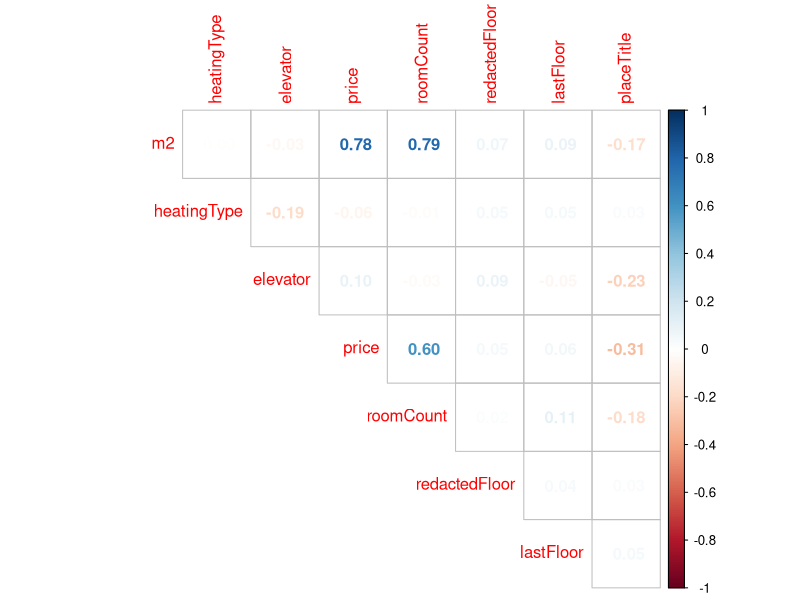
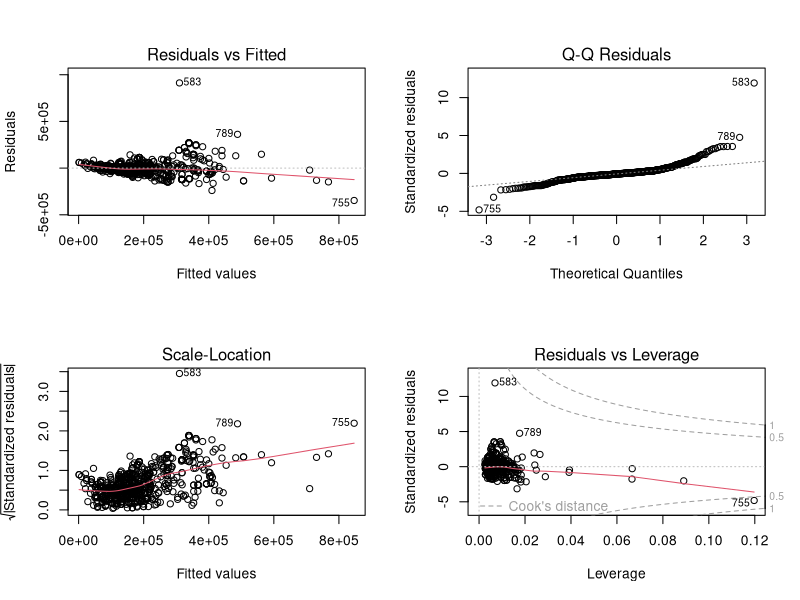
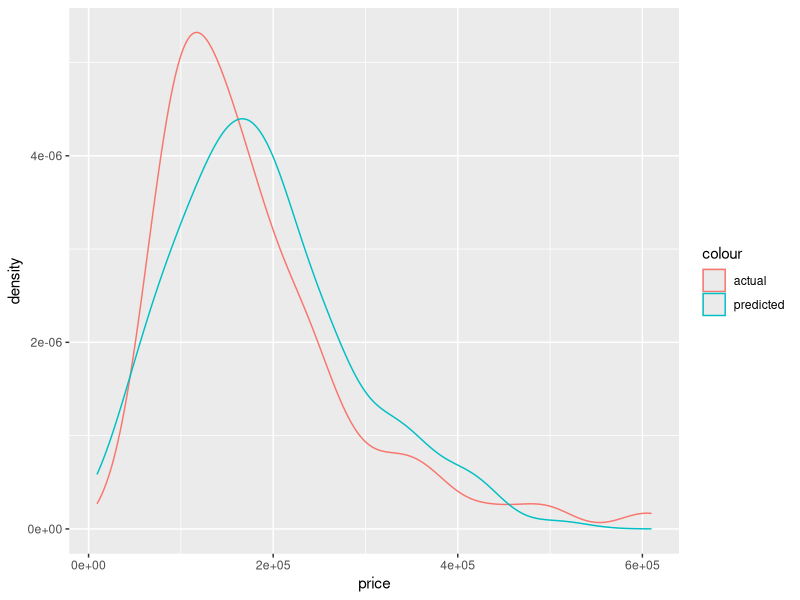
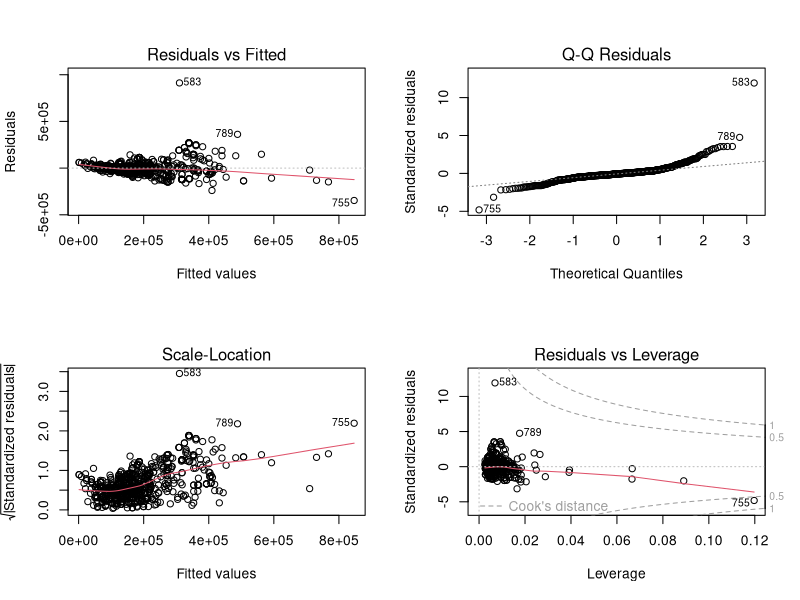

Source code (R) for these figures, in order:
data<-read.csv("cukarica-fetch_from_05.05.2023.csv", stringsAsFactors = F, sep = "|")

data$price[data$price<10000]<-NA

sum(is.na(data$price))
sum(data$price == "", na.rm = T)
sum(data$price == "-", na.rm = T)
sum(data$price == "0", na.rm = T)
sum(data$price == " ", na.rm = T)

table(data$price)

apply(data, MARGIN = 2, FUN = function(x) sum(is.na(x)))
apply(data, MARGIN = 2, FUN = function(x) sum(x == "", na.rm = T))
apply(data, MARGIN = 2, FUN = function(x) sum(x == "N/A", na.rm = T))
apply(data, MARGIN = 2, FUN = function(x) sum(x == "-", na.rm = T))
apply(data, MARGIN = 2, FUN = function(x) sum(x == " ", na.rm = T))

# NA : price(1)
# "" : heatingType(32), furnished(187), registered(71)

data$furnished<-NULL   #jer ima previse nedostajucih vrednosti
data$registered<-NULL #isto

data$createdAt<-NULL  #ne treba nam


data<-data[complete.cases(data[,4]), ]

length(unique(data$heatingType))  #10
length(unique(data$placeTitle))   #16

#menjas nedostajuce vrednosti za heatingType sa najdominantnijom vrednoscu
sort(table(data$heatingType))

data$heatingType[data$heatingType==""]<-"district"

str(data)

#pretvaras sve u numericke
data$heatingType<-as.numeric(as.factor(data$heatingType))
data$lastFloor<-as.numeric(as.factor(data$lastFloor))
data$placeTitle<-as.numeric(as.factor(data$placeTitle))
data$m2<-as.numeric(data$m2)
data$elevator<-as.numeric(data$elevator)
data$price<-as.numeric(data$price)
data$redactedFloor<-as.numeric(data$redactedFloor)

# sad gledamo korelacije
library(corrplot)
matrica <- cor(data)
matrica[,4] # izabrali smo 4 kolonu/varijablu price
corrplot(matrica, method = "number", type = "upper", diag = FALSE)

#pravimo train i test data setove
library(caret)
set.seed(1010)
indexes <- createDataPartition(data$price, p = 0.8, list = FALSE)
train.data <- data[indexes, ]
test.data <- data[-indexes, ]

#pravimo model
lm1 <- lm(price ~ m2+roomCount+elevator+placeTitle, data = train.data)
summary(lm1)

library(car)
vif(lm1)
sort(sqrt(vif(lm1)))

lm1.pred <- predict(lm1, newdata = test.data)
head(lm1.pred)
head(test.data$price)




# RSS = Residual Sum of Squares
# TSS = Total Sum of Squares
# sve ovo ispod je u cheatsheetu !!!

# residual je razlika izmedju stvarne i predvidjene vrednosti,
# nju sumiramo i kvadriramo da bismo dobili RSS:
RSS <- sum((lm1.pred - test.data$price)^2)

# razlika izmedju vrednosti u testu i srednje vrednosti u trainu,
# nju sumiramo i kvadriramo da bismo dobili TSS
TSS <- sum((mean(train.data$price) - test.data$price)^2)

# ovo je formula za RSQUARED
rsquared <- 1 - RSS / TSS
rsquared
# ukupan objasnjeni varijabilitet je 36.79%


summary(lm1)
# uporedjujemo sa rsquared nad trainom i nad testom i vidimo 
# da je veca na trainu
# ukupan objasnjeni varijabilitet je 36.79%, a na trainu je 39.16%



graphics.off()
par(mfrow = c(1,1)) # da imamo samo 1 red i 1 kolonu za grafove
par(mfrow = c(2,2)) # da imamo 2 reda i 2 kolone za grafove
plot(lm1)


test.data$price_pred<-lm1.pred
library(ggplot2)
ggplot(test.data) +
  geom_density(aes(x = price, color = 'actual')) +
  geom_density(aes(x = price_pred, color = 'predicted'))


##########################################################

#pravimo model
lm2 <- lm(price ~., data = train.data)
summary(lm2)

library(car)
vif(lm2)
sort(sqrt(vif(lm2)))

lm3 <-lm(price ~ m2+elevator+roomCount+placeTitle, data=train.data)
summary(lm3)

library(car)
vif(lm3)
sort(sqrt(vif(lm3)))

graphics.off()
par(mfrow = c(1,1)) # da imamo samo 1 red i 1 kolonu za grafove
par(mfrow = c(2,2)) # da imamo 2 reda i 2 kolone za grafove
plot(lm3)


lm3.pred <- predict(lm3, newdata = test.data)
head(lm3.pred)
head(test.data$price)


# mozete da da koristite ovaj ggplot, ali nije neophodno
test.data$price <- lm3.pred




# RSS = Residual Sum of Squares
# TSS = Total Sum of Squares
# sve ovo ispod je u cheatsheetu !!!

# residual je razlika izmedju stvarne i predvidjene vrednosti,
# nju sumiramo i kvadriramo da bismo dobili RSS:
RSS <- sum((lm3.pred - test.data$price)^2)

# razlika izmedju vrednosti u testu i srednje vrednosti u trainu,
# nju sumiramo i kvadriramo da bismo dobili TSS
TSS <- sum((mean(train.data$price) - test.data$price)^2)

# ovo je formula za RSQUARED
rsquared <- 1 - RSS / TSS
rsquared
# ukupan objasnjeni varijabilitet je 36.79%


summary(lm3)
# uporedjujemo sa rsquared nad trainom i nad testom i vidimo 
# da je veca na trainu
# ukupan objasnjeni varijabilitet je 36.79%, a na trainu je 39.16%









